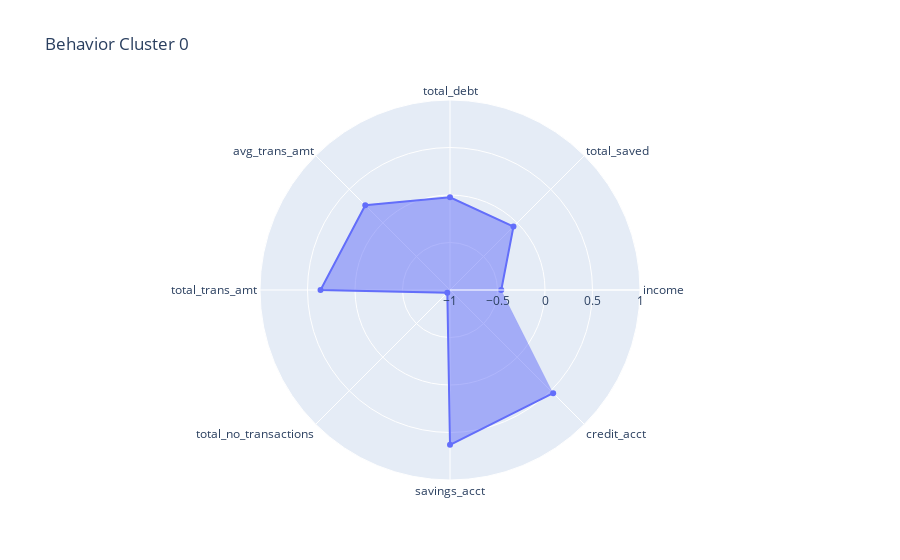

The cell this chart's notebook holds for it:
### Code cell
fig = go.Figure()

fig.add_trace(go.Scatterpolar(r = bhv_scaled0.mean(), theta = bhv_scaled0.columns,fill='toself'))

fig.update_layout(title = 'Behavior Cluster 0',     
    polar=dict(
    radialaxis=dict(
    visible=True,
    range=[-1,1])))

fig.show()

### Figure 1 — Plotly figure (JSON) as saved in the notebook; plotly's stock layout.template omitted (floating-point values rounded to 4 significant figures)
{"data": [{"fill": "toself", "r": [-0.4604, -0.05517, -0.02343, 0.2611, 0.3629, -0.9599, 0.6295, 0.5357], "theta": ["income", "total_saved", "total_debt", "avg_trans_amt", "total_trans_amt", "total_no_transactions", "savings_acct", "credit_acct"], "type": "scatterpolar"}], "layout": {"polar": {"radialaxis": {"range": [-1, 1], "visible": true}}, "title": {"text": "Behavior Cluster 0"}}}
